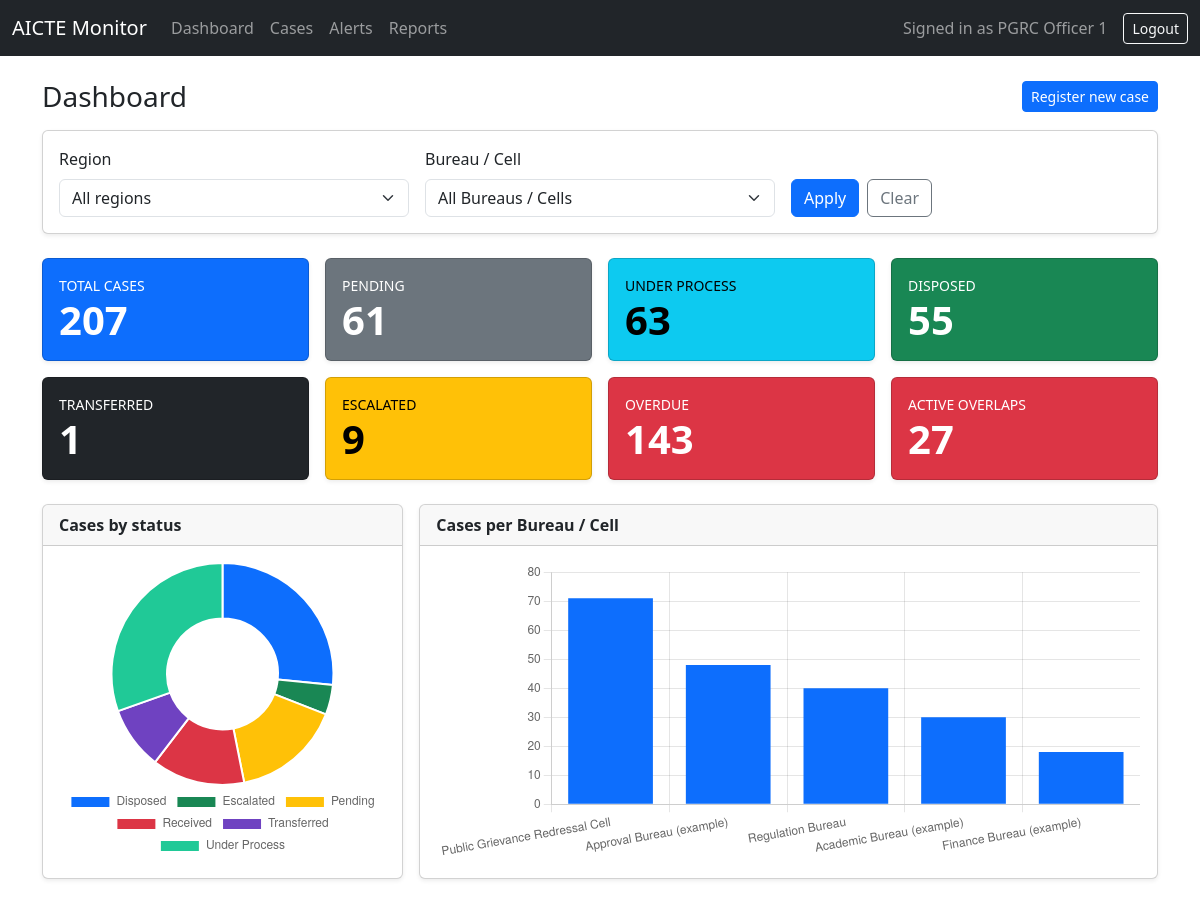
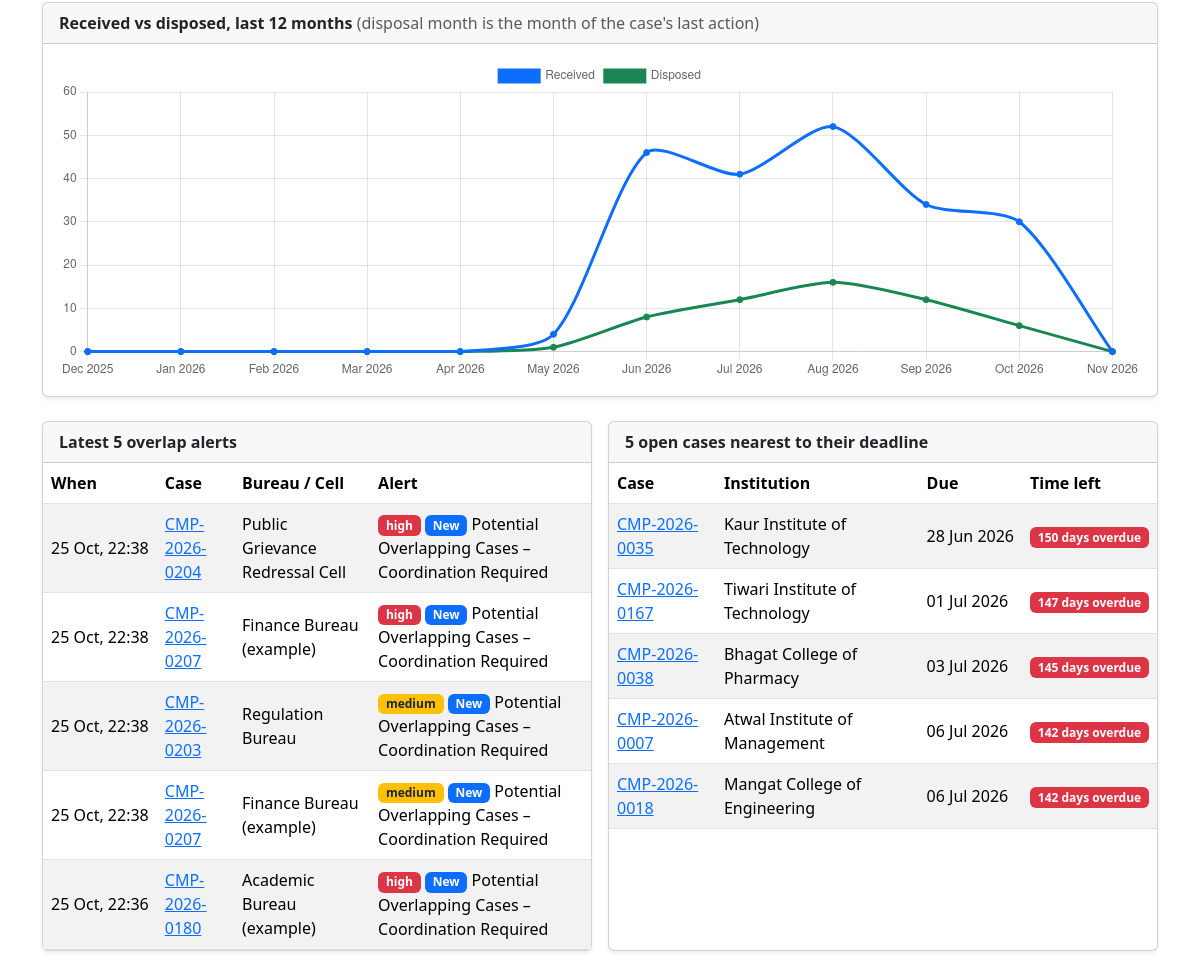
The app's page /dashboard (signed in) with its own data (2 pictures, top to bottom).
### models.py (models this page shows)
class User(UserMixin, db.Model):
    __tablename__ = "users"
    id = db.Column(db.Integer, primary_key=True)
    name = db.Column(db.String(100), nullable=False)
    email = db.Column(db.String(120), unique=True, nullable=False)
    password_hash = db.Column(db.String(255), nullable=False)
    role = db.Column(db.String(30), nullable=False)  # admin, officer, regional, senior
    bureau_id = db.Column(db.Integer, db.ForeignKey("bureaus.id"))
    region = db.Column(db.String(50))
    bureau = db.relationship("Bureau")

class Case(db.Model):
    __tablename__ = "cases"
    id = db.Column(db.String(30), primary_key=True)  # e.g. CMP-2026-0001
    institution_id = db.Column(db.String(20), db.ForeignKey("institutions.id"), nullable=False)
    category = db.Column(db.String(60))
    description = db.Column(db.Text)
    received_on = db.Column(db.Date)
    status = db.Column(db.String(30), default="Received")
    current_bureau_id = db.Column(db.Integer, db.ForeignKey("bureaus.id"))
    assigned_officer_id = db.Column(db.Integer, db.ForeignKey("users.id"))
    last_action_summary = db.Column(db.String(200))
    last_action_on = db.Column(db.DateTime)
    next_action_required = db.Column(db.String(200))
    expected_disposal_on = db.Column(db.Date)
    is_escalated = db.Column(db.Boolean, default=False)
    overlap_flag = db.Column(db.Boolean, default=False)
    current_bureau = db.relationship("Bureau")
    officer = db.relationship("User")
    actions = db.relationship("CaseAction", backref="case", order_by="CaseAction.performed_at")

class Alert(db.Model):
    __tablename__ = "alerts"
    id = db.Column(db.Integer, primary_key=True)
    alert_type = db.Column(db.String(30))
    case_id = db.Column(db.String(30), db.ForeignKey("cases.id"))
    institution_id = db.Column(db.String(20), db.ForeignKey("institutions.id"))
    target_bureau_id = db.Column(db.Integer, db.ForeignKey("bureaus.id"))
    message = db.Column(db.String(250))
    severity = db.Column(db.String(20))
    created_at = db.Column(db.DateTime, default=datetime.utcnow)
    is_read = db.Column(db.Boolean, default=False)

class Bureau(db.Model):
    __tablename__ = "bureaus"
    id = db.Column(db.Integer, primary_key=True)
    code = db.Column(db.String(20), unique=True, nullable=False)
    name = db.Column(db.String(120), nullable=False)

class Institution(db.Model):
    __tablename__ = "institutions"
    id = db.Column(db.String(20), primary_key=True)  # AICTE Permanent ID
    name = db.Column(db.String(200), nullable=False)
    city = db.Column(db.String(100))
    state = db.Column(db.String(100))
    region = db.Column(db.String(50))
    cases = db.relationship("Case", backref="institution")

### app.py (the view)
@app.route("/dashboard")
def dashboard():
    region = request.args.get("region", "").strip()
    bureau_arg = request.args.get("bureau", "").strip()
    bureau_id = int(bureau_arg) if bureau_arg.isdigit() else None
    today = date.today()
    def base():
        return dashboard_cases(region, bureau_id)
    not_disposed = or_(Case.status.is_(None), Case.status.notin_(DISPOSED_STATUSES))
    transferred_ids = select(CaseAction.case_id).where(CaseAction.action_type == "Transfer")
    cards = [
        ("Total cases", base().count(), "primary"),
        ("Pending", base().filter(Case.status.in_(STATUS_GROUPS["Pending"])).count(), "secondary"),
        ("Under Process", base().filter(Case.status.in_(STATUS_GROUPS["Under Process"])).count(), "info"),
        ("Disposed", base().filter(Case.status.in_(DISPOSED_STATUSES)).count(), "success"),
        ("Transferred", base().filter(Case.id.in_(transferred_ids)).count(), "dark"),
        ("Escalated", base().filter(Case.is_escalated.is_(True)).count(), "warning"),
        (
            "Overdue",
            base().filter(Case.expected_disposal_on < today, not_disposed).count(),
            "danger",
        ),
        ("Active overlaps", base().filter(Case.overlap_flag.is_(True)).count(), "danger"),
    ]
    bureau_names = {b.id: b.name for b in Bureau.query.all()}
    status_rows = (
        base()
        .with_entities(Case.status, func.count(Case.id))
        .group_by(Case.status)
        .all()
    )
    status_chart = {
        "labels": [row[0] or "No status" for row in status_rows],
        "values": [row[1] for row in status_rows],
    }
    bureau_rows = (
        base()
        .with_entities(Case.current_bureau_id, func.count(Case.id))
        .group_by(Case.current_bureau_id)
        .all()
    )
    bureau_rows = sorted(bureau_rows, key=lambda row: row[1], reverse=True)
    bureau_chart = {
        "labels": [bureau_names.get(row[0], "No Bureau") for row in bureau_rows],
        "values": [row[1] for row in bureau_rows],
    }
    month_keys = last_12_months(today)
    received_by_month = dict.fromkeys(month_keys, 0)
    disposed_by_month = dict.fromkeys(month_keys, 0)
    month_rows = base().with_entities(Case.received_on, Case.status, Case.last_action_on).all()
    for received_on, status, last_action_on in month_rows:
        if received_on:
            key = received_on.strftime("%Y-%m")
            if key in received_by_month:
                received_by_month[key] += 1
        if status in DISPOSED_STATUSES and last_action_on:
            key = last_action_on.strftime("%Y-%m")
            if key in disposed_by_month:
                disposed_by_month[key] += 1
    month_chart = {
        "labels": [datetime.strptime(k, "%Y-%m").strftime("%b %Y") for k in month_keys],
        "received": [received_by_month[k] for k in month_keys],
        "disposed": [disposed_by_month[k] for k in month_keys],
    }
    alert_query = (
        Alert.query.outerjoin(Case, Alert.case_id == Case.id)
        .outerjoin(Institution, Case.institution_id == Institution.id)
        .filter(Alert.alert_type.ilike("%overlap%"))
    )
    if region:
        alert_query = alert_query.filter(Institution.region == region)
    if bureau_id:
        alert_query = alert_query.filter(
            or_(Alert.target_bureau_id == bureau_id, Case.current_bureau_id == bureau_id)
        )
    alerts = alert_query.order_by(Alert.created_at.desc()).limit(5).all()
    deadline_cases = (
        base()
        .filter(Case.expected_disposal_on.isnot(None), not_disposed)
        .order_by(Case.expected_disposal_on)
        .limit(5)
        .all()
    )
    deadlines = [
        {"case": c, "days": (c.expected_disposal_on - today).days} for c in deadline_cases
    ]
    regions = [
        row[0]
        for row in db.session.query(Institution.region)
        .filter(Institution.region.isnot(None))
        .distinct()
        .order_by(Institution.region)
    ]
    return render_template(
        "dashboard.html",
        cards=cards,
        status_chart=status_chart,
        bureau_chart=bureau_chart,
        month_chart=month_chart,
        alerts=alerts,
        deadlines=deadlines,
        bureaus=Bureau.query.order_by(Bureau.name).all(),
        bureau_names=bureau_names,
        regions=regions,
        selected_region=region,
        selected_bureau=str(bureau_id) if bureau_id else "",
    )

### templates/dashboard.html (shortened to what this page needs)
{% extends "base.html" %}
{% block content %}
<div class="d-flex justify-content-between align-items-center mb-3">
    <h3 class="mb-0">Dashboard</h3>
    <a href="/cases/new" class="btn btn-primary btn-sm">Register new case</a>
</div>
<form method="GET" action="/dashboard" class="card card-body shadow-sm mb-4">
    <div class="row g-3 align-items-end">
        <div class="col-md-4">
            <label class="form-label" for="region">Region</label>
            <select class="form-select" id="region" name="region">
                <option value="">All regions</option>
            </select>
        </div>
        <div class="col-md-4">
            <label class="form-label" for="bureau">Bureau / Cell</label>
            <select class="form-select" id="bureau" name="bureau">
                <option value="">All Bureaus / Cells</option>
            </select>
        </div>
        <div class="col-md-4 d-flex gap-2">
            <button type="submit" class="btn btn-primary">Apply</button>
            <a href="/dashboard" class="btn btn-outline-secondary">Clear</a>
        </div>
    </div>
</form>
<div class="row g-3 mb-4">
    {% for label, value, colour in cards %}
    <div class="col-6 col-md-3">
        <div class="card text-bg-{{ colour }} shadow-sm h-100">
            <div class="card-body">
                <div class="small text-uppercase">{{ label }}</div>
                <div class="display-6 fw-semibold">{{ value }}</div>
            </div>
        </div>
    </div>
    {% endfor %}
</div>
<div class="row g-3 mb-4">
    <div class="col-lg-4">
        <div class="card shadow-sm h-100">
            <div class="card-header fw-semibold">Cases by status</div>
            <div class="card-body">
                <div style="position: relative; height: 300px;">
                    <canvas id="statusChart"></canvas>
                </div>
            </div>
        </div>
    </div>
    <div class="col-lg-8">
        <div class="card shadow-sm h-100">
            <div class="card-header fw-semibold">Cases per Bureau / Cell</div>
            <div class="card-body">
                <div style="position: relative; height: 300px;">
                    <canvas id="bureauChart"></canvas>
                </div>
            </div>
        </div>
    </div>
</div>
<div class="card shadow-sm mb-4">
    <div class="card-header fw-semibold">
        Received vs disposed, last 12 months
        <span class="text-muted fw-normal">(disposal month is the month of the case's last action)</span>
    </div>
    <div class="card-body">
        <div style="position: relative; height: 320px;">
            <canvas id="monthChart"></canvas>
        </div>
    </div>
</div>
<div class="row g-3 mb-5">
    <div class="col-lg-6">
        <div class="card shadow-sm h-100">
            <div class="card-header fw-semibold">Latest 5 overlap alerts</div>
            <div class="table-responsive">
                <table class="table table-striped align-middle mb-0">
                    <thead>
                        <tr>
                            <th>When</th>
                            <th>Case</th>
                            <th>Bureau / Cell</th>
                            <th>Alert</th>
                        </tr>
                    </thead>
                    <tbody>
                        {% for a in alerts %}
                        {% set sev = (a.severity or '')|lower %}
                        <tr>
                            <td class="text-nowrap">{{ a.created_at.strftime('%d %b, %H:%M') if a.created_at else '-' }}</td>
                            <td>
                                {% if a.case_id %}<a href="/cases/{{ a.case_id }}">{{ a.case_id }}</a>{% else %}-{% endif %}
                            </td>
                            <td>{{ bureau_names.get(a.target_bureau_id, '-') }}</td>
                            <td>
                                {% if sev in ['high', 'critical'] %}<span class="badge bg-danger">{{ a.severity }}</span>
                                {% elif sev == 'medium' %}<span class="badge bg-warning text-dark">{{ a.severity }}</span>
                                {% elif sev %}<span class="badge bg-secondary">{{ a.severity }}</span>{% endif %}
                                {% if not a.is_read %}<span class="badge bg-primary">New</span>{% endif %}
                                {{ a.message or '' }}
                            </td>
                        </tr>
                        {% else %}
                        <tr><td colspan="4" class="text-center text-muted py-4">No overlap alerts.</td></tr>
                        {% endfor %}
                    </tbody>
                </table>
            </div>
        </div>
    </div>
    <div class="col-lg-6">
        <div class="card shadow-sm h-100">
            <div class="card-header fw-semibold">5 open cases nearest to their deadline</div>
            <div class="table-responsive">
                <table class="table table-striped align-middle mb-0">
                    <thead>
                        <tr>
                            <th>Case</th>
                            <th>Institution</th>
                            <th>Due</th>
                            <th>Time left</th>
                        </tr>
                    </thead>
                    <tbody>
                        {% for item in deadlines %}
                        <tr>
                            <td><a href="/cases/{{ item.case.id }}">{{ item.case.id }}</a></td>
                            <td>{{ item.case.institution.name }}</td>
                            <td class="text-nowrap">{{ item.case.expected_disposal_on.strftime('%d %b %Y') }}</td>
                            <td>
                                {% if item.days < 0 %}
                                    <span class="badge bg-danger">{{ -item.days }} day{{ '' if item.days == -1 else 's' }} overdue</span>
                                {% elif item.days == 0 %}
                                    <span class="badge bg-warning text-dark">Due today</span>
                                {% else %}
                                    {{ item.days }} day{{ '' if item.days == 1 else 's' }} left
                                {% endif %}
                            </td>
                        </tr>
                        {% else %}
                        <tr><td colspan="4" class="text-center text-muted py-4">No open cases with a deadline.</td></tr>
                        {% endfor %}
                    </tbody>
                </table>
            </div>
        </div>
    </div>
</div>
<script>
    // The numbers below are filled in by app.py.
    const statusData = {{ status_chart|tojson }};
    const bureauData = {{ bureau_chart|tojson }};
    const monthData = {{ month_chart|tojson }};
    const palette = ['#0d6efd', '#198754', '#ffc107', '#dc3545', '#6f42c1',
                     '#20c997', '#fd7e14', '#0dcaf0', '#6c757d', '#d63384'];
    // 1. Doughnut: cases by status
    new Chart(document.getElementById('statusChart'), {
        type: 'doughnut',
        data: {
            labels: statusData.labels,
            datasets: [{ data: statusData.values, backgroundColor: palette }]
        },
        options: { maintainAspectRatio: false, plugins: { legend: { position: 'bottom' } } }
    });
    // 2. Bar: cases per Bureau / Cell
    new Chart(document.getElementById('bureauChart'), {
        type: 'bar',
        data: {
            labels: bureauData.labels,
            datasets: [{ label: 'Cases', data: bureauData.values, backgroundColor: '#0d6efd' }]
        },
        options: {
            maintainAspectRatio: false,
            plugins: { legend: { display: false } },
            scales: { y: { beginAtZero: true, ticks: { precision: 0 } } }
        }
    });
    // 3. Line: received vs disposed per month
    new Chart(document.getElementById('monthChart'), {
        type: 'line',
        data: {
            labels: monthData.labels,
            datasets: [
                { label: 'Received', data: monthData.received, borderColor: '#0d6efd', backgroundColor: '#0d6efd', tension: 0.25 },
                { label: 'Disposed', data: monthData.disposed, borderColor: '#198754', backgroundColor: '#198754', tension: 0.25 }
            ]
        },
        options: {
            maintainAspectRatio: false,
            scales: { y: { beginAtZero: true, ticks: { precision: 0 } } }
        }
    });
</script>
{% endblock %}

### templates/base.html (shortened to what this page needs)
<!DOCTYPE html>
<html lang="en">
<head>
    <link href="https://cdn.jsdelivr.net/npm/bootstrap@5.3.3/dist/css/bootstrap.min.css" rel="stylesheet">
</head>
<body>
<nav class="navbar navbar-expand-lg navbar-dark bg-dark">
    <div class="container-fluid">
        <a class="navbar-brand" href="/dashboard">AICTE Monitor</a>
        {% if current_user.is_authenticated %}
        <div class="collapse navbar-collapse" id="mainNav">
            <ul class="navbar-nav me-auto">
                <li class="nav-item"><a class="nav-link" href="/dashboard">Dashboard</a></li>
                <li class="nav-item"><a class="nav-link" href="/cases">Cases</a></li>
                <li class="nav-item"><a class="nav-link" href="/alerts">Alerts</a></li>
                <li class="nav-item"><a class="nav-link" href="/reports">Reports</a></li>
            </ul>
            <span class="navbar-text me-3">Signed in as {{ current_user.name }}</span>
            <a class="btn btn-outline-light btn-sm" href="/logout">Logout</a>
        </div>
        {% endif %}
    </div>
</nav>
<div class="container mt-4">
    {% block content %}{% endblock %}
</div>
</body>
</html>

### records on screen
User: name "PGRC Officer 1"
Case: status "ESCALATED", assigned_officer "9"
Alert: created_at "25 Oct, 22:38", case_id "CMP-2026-0204", severity "high", is_read "New", message "Potential Overlapping Cases – Coordination Required"
Bureau: get "Public Grievance Redressal Cell"
Alert: created_at "25 Oct, 22:38", case_id "CMP-2026-0207", severity "high", is_read "New", message "Potential Overlapping Cases – Coordination Required"
Bureau: get "Finance Bureau (example)"
Alert: created_at "25 Oct, 22:38", case_id "CMP-2026-0203", severity "medium", is_read "New", message "Potential Overlapping Cases – Coordination Required"
Bureau: get "Regulation Bureau"
Alert: created_at "25 Oct, 22:38", case_id "CMP-2026-0207", severity "medium", is_read "New", message "Potential Overlapping Cases – Coordination Required"
Alert: created_at "25 Oct, 22:36", case_id "CMP-2026-0180", severity "high", is_read "New", message "Potential Overlapping Cases – Coordination Required"
Bureau: get "Academic Bureau (example)"
Case: case.id "CMP-2026-0035", case.expected_disposal_on "28 Jun 2026"
Institution: case.institution.name "Kaur Institute of Technology"
Case: case.id "CMP-2026-0167", case.expected_disposal_on "01 Jul 2026"
Institution: case.institution.name "Tiwari Institute of Technology"
Case: case.id "CMP-2026-0038", case.expected_disposal_on "03 Jul 2026"
Institution: case.institution.name "Bhagat College of Pharmacy"
Case: case.id "CMP-2026-0007", case.expected_disposal_on "06 Jul 2026"
Institution: case.institution.name "Atwal Institute of Management"
Case: case.id "CMP-2026-0018", case.expected_disposal_on "06 Jul 2026"
Institution: case.institution.name "Mangat College of Engineering"

### other values on screen
{{ label }} "TOTAL CASES" "PENDING" "UNDER PROCESS" "DISPOSED" "TRANSFERRED" "OVERDUE" "ACTIVE OVERLAPS"
{{ value }} "207" "61" "63" "55" "1" "143" "27"
{{ item.days }} "150" "147" "145" "142" "142"
{{ '' if item.days == -1 else 's' }} "s" "s" "s" "s" "s"
chart data {{ status_chart|tojson }} {"labels": ["Disposed", "Escalated", "Pending", "Received", "Transferred", "Under Process"], "values": [55, 9, 33, 28, 19, 63]}
chart data {{ bureau_chart|tojson }} {"labels": ["Public Grievance Redressal Cell", "Approval Bureau (example)", "Regulation Bureau", "Academic Bureau (example)", "Finance Bureau (example)"], "values": [71, 48, 40, 30, 18]}
